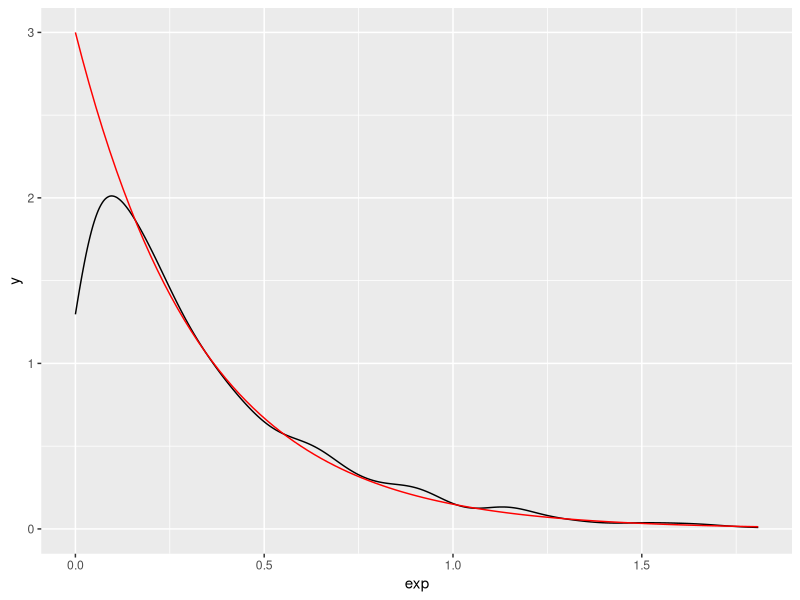

Write the R code that produced this figure. (Note: this script raises an error after producing the figure.)
## ---- chunk 1
library(tibble)
library(dplyr)
library(tidyr)
library(ggplot2)

set.seed(999)

data <- tibble(exp = rexp(1000, rate = 3))


#Density plot
 ggplot(data = data, aes(x = exp)) + geom_density() + geom_function(fun=dexp, args=list(rate=3), color="red")
 
#x > 1
dataprob <- tibble(pexp(1,rate=3, lower.tail = F))
dataprob1 <- mean(data$exp>1)

# error
set.seed(999)
serror <- function(n = 1000, rate = 3,threshold = 1){
sim <- rexp(n, rate = rate)
probability  <- mean(sim > threshold)
prob_true <- pexp(threshold, rate = rate, lower.tail = F)
abs(probability - prob_true)}

set.seed(999)
error <- replicate(1000, serror(n = 1000, rate = 3, threshold = 1))
av_error <- mean(error)
## ---- chunk 2
library(tibble)
library(dplyr)
library(tidyr)
library(ggplot2)
library(MASS)
estimate <- function(x, alpha = NULL, beta = NULL) {
  
  fit <- fitdistr(x, densfun = "gamma",
                  start = list(shape = 1, rate = 1),
                  lower = c(0.001, 0.001))
  
  alpha_hat <- fit$estimate["shape"]
  beta_hat  <- fit$estimate["rate"]
  
  out <- list(alpha_hat = alpha_hat,
              beta_hat  = beta_hat)
  
  if (!is.null(alpha) & !is.null(beta)) {
    out$alpha_err <- alpha - alpha_hat
    out$beta_err  <- beta - beta_hat
  }
  
  return(out)
}

#2
alphas <- c(0.25, 0.50, 1.00, 2.00, 4.00)
betas  <- c(0.25, 0.50, 1.00, 2.00, 4.00)
param_grid <- expand.grid(alpha = alphas, beta = betas)

set.seed(999)

results <- param_grid %>%
  rowwise() %>%
  mutate(
    x  = list(rgamma(100, shape = alpha, rate = beta)),
    est = list(estimate(x[[1]], alpha, beta)),
    alpha_hat = est$alpha_hat,
    beta_hat  = est$beta_hat,
    alpha_err = est$alpha_err,
    beta_err  = est$beta_err
  ) %>%
  ungroup()


ggplot(results, aes(x = alpha, y = beta, fill )) +
  geom_tile() +
  scale_fill_gradient2() +
  labs(title = "Estimation Error for α (α - α̂)",
       x = "True α", y = "True β", fill = "α Error")


